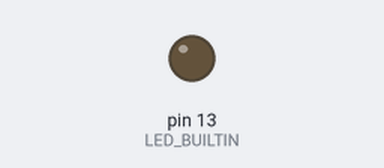
A sketch run on a simulated Arduino Uno, built with avr-gcc and run on an emulated ATmega328P. Parts: output pins drawn as LEDs (lit = HIGH).

Above: at 0.5 s.
At 5.0 s:
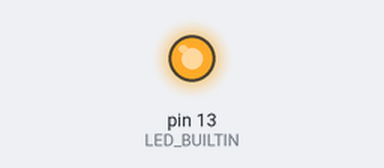
Timing chart, 0 to 6.9 s (numbered marks = the images above):
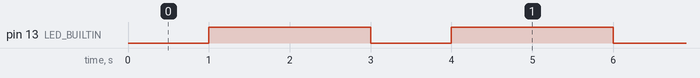

The sketch:

lEDONOFF.ino
```cpp
void setup() {
  // put your setup code here, to run once:
  pinMode(LED_BUILTIN, OUTPUT);
}

void loop() {
  // put your main code here, to run repeatedly:
  digitalWrite(LED_BUILTIN, LOW);
    Serial.println("LEDOFF\n");

  delay(1000);
  digitalWrite(LED_BUILTIN, HIGH);
    Serial.println("LEDON\n");
  delay(2000);
}
```

Measured:
- by itself, pin 13 (LED_BUILTIN): alternates HIGH for 2.0 s and LOW for 1.0 s
